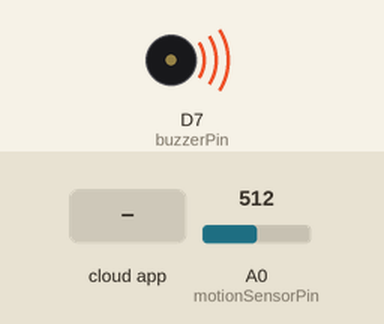
The sketch below on a simulated ESP8266 (NodeMCU). Parts: buzzer (waves = sounding). The test bench sets the inputs (shaded band); at power-on: A0 (motionSensorPin) = 512. WiFi joins after 1.5 s; servers stay silent unless stated; the Firebase database answers and starts empty.

Above: at 2.7 s.
2.8 s: the phone or cloud app sets sensorDeactivated to 1
At 4.0 s:
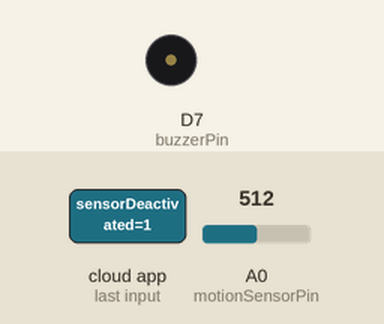
4.5 s: the phone or cloud app sets sensorDeactivated to 0
At 5.2 s:
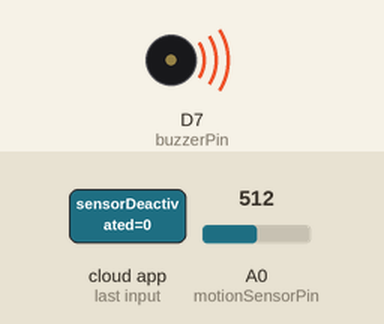
Timing chart, 0 to 7.5 s (numbered marks = the images above; inputs shaded):
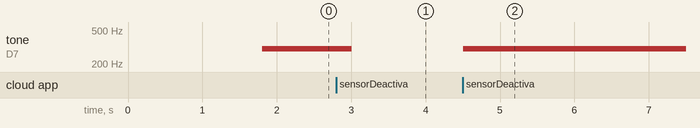

The sketch:

sketch_jan29c.ino
```cpp
#include <Arduino.h>
#if defined(ESP32)
  #include <WiFi.h>
#elif defined(ESP8266)
  #include <ESP8266WiFi.h>
#endif
#include <Firebase_ESP_Client.h>

#include "addons/TokenHelper.h"
#include "addons/RTDBHelper.h"

#define WIFI_SSID "your-ssid"
#define WIFI_PASSWORD "your-password"

#define API_KEY "your-api-key"
#define DATABASE_URL "https://your-database-url.firebaseio.com/"

FirebaseData fbdo;
FirebaseAuth auth;
FirebaseConfig config;

unsigned long sendDataPrevMillis = 0;
unsigned long sensorPrevMillis = 0;
bool signupOK = false;

const int motionSensorPin = A0;
const int buzzerPin = D7;

bool buzzerStatus = false;
bool alarmDeactivated = false;
bool sensorDeactivated = false;

void setup() {
  Serial.begin(9600);
  WiFi.begin(WIFI_SSID, WIFI_PASSWORD);
  while (WiFi.status() != WL_CONNECTED) {
    delay(300);
  }

  config.api_key = API_KEY;
  config.database_url = DATABASE_URL;

  if (Firebase.signUp(&config, &auth, "", "")) {
    signupOK = true;
  }

  config.token_status_callback = tokenStatusCallback;
  Firebase.begin(&config, &auth);
  Firebase.reconnectWiFi(true);

  pinMode(buzzerPin, OUTPUT);
}

void loop() {
  unsigned long currentMillis = millis();

  if (Firebase.RTDB.getBool(&fbdo, "motionSensor/alarmDeactivated")) {
    if (fbdo.dataType() == "boolean") {
      alarmDeactivated = fbdo.boolData();
    }
  }

  if (Firebase.RTDB.getBool(&fbdo, "motionSensor/sensorDeactivated")) {
    if (fbdo.dataType() == "boolean") {
      sensorDeactivated = fbdo.boolData();
    }
  }

  if (sensorDeactivated) {
    noTone(buzzerPin);
    buzzerStatus = false;
    return;
  }

  if (currentMillis - sensorPrevMillis >= 500) {
    sensorPrevMillis = currentMillis;
    int motionValue = analogRead(motionSensorPin);

    if (motionValue < 870 && !buzzerStatus && !alarmDeactivated) {
      tone(buzzerPin, 300);
      buzzerStatus = true;
      Firebase.RTDB.setBool(&fbdo, "motionSensor/alarm", true);
    }
  }

  if (Firebase.RTDB.getBool(&fbdo, "motionSensor/alarm")) {
    if (fbdo.dataType() == "boolean" && !fbdo.boolData()) {
      noTone(buzzerPin);
      buzzerStatus = false;
    }
  }

  if (!sensorDeactivated && Firebase.ready() && signupOK && (millis() - sendDataPrevMillis > 1000 || sendDataPrevMillis == 0)) {
    sendDataPrevMillis = millis();
    Firebase.RTDB.setInt(&fbdo, "motionSensor/value", analogRead(motionSensorPin));
  }
}
```

Measured:
- after the input at 2.8 s, tone on D7 (buzzerPin): 300 Hz → silent after 0.20 s
- after the input at 4.5 s, tone on D7 (buzzerPin): silent → 300 Hz at once
